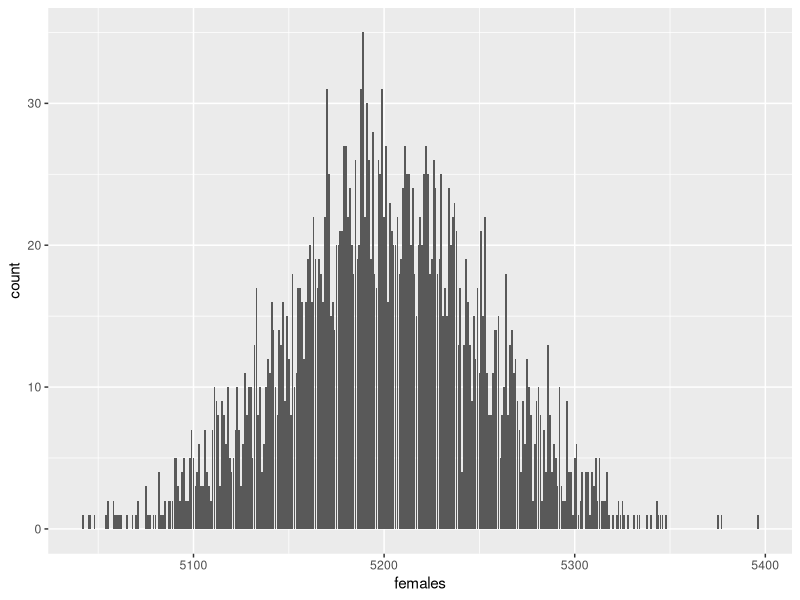
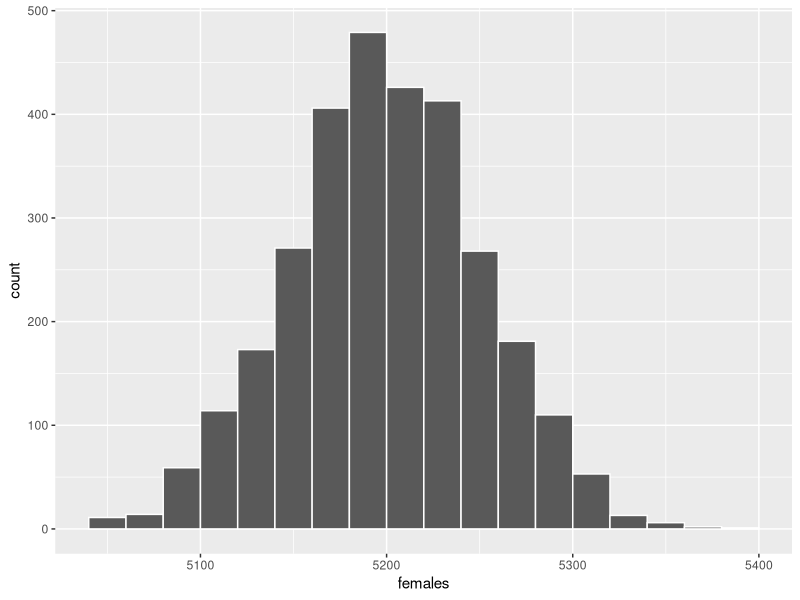

Source code (R) for these figures, in order:
library(tidyverse)

coins <- tibble(
  coin1 = c(1, 0, 1, 0),
  coin2 = c(1, 0, 0, 1)
)

coins <- coins |> 
  mutate(num_heads = coin1 + coin2)

durham <- tibble(
  female = rbinom(285000, 1, .52)
)

# small sample
durham_sample <- durham |> 
  slice_sample(n = 1000,
               replace = FALSE)

durham_sample |> 
  group_by(female) |> 
  summarize(count = n())

# full census
durham_census <- durham |> 
  slice_sample(n = 285000,
               replace = FALSE)

durham_census |> 
  group_by(female) |> 
  summarize(count = n())


# simulations
one_durham_sample <- tibble(
  female = rbinom(100, 1, .52)
)

set.seed(1234)
sims <- tibble(
  sim_num = 1:3000,
  females = rbinom(3000, 10000, .52)
)

ggplot(data = sims,
       mapping = aes(x = females)) +
  geom_bar()

ggplot(data = sims,
       mapping = aes(x = females)) +
  geom_histogram(color = "white",
                 boundary = 5200,
                 binwidth = 20)




